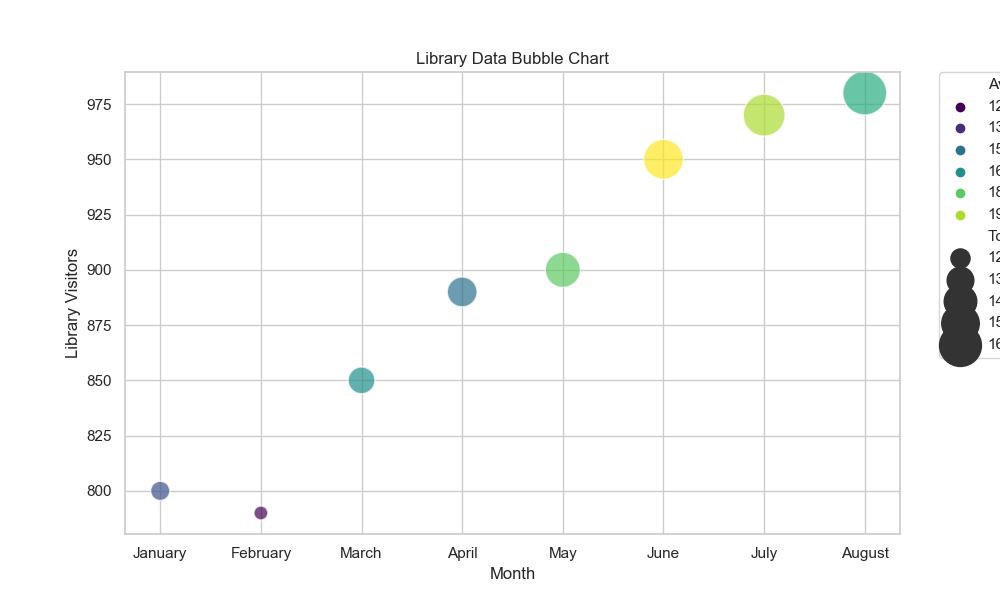

Write Python code to recreate this figure.

import seaborn as sns
import pandas as pd
import matplotlib.pyplot as plt

# Convert the chart table data into a pandas DataFrame
data = [
    {'Month': 'January', 'Total Books Borrowed': 1200, 'Library Visitors': 800, 'Average Borrowing Time (days)': 14},
    {'Month': 'February', 'Total Books Borrowed': 1150, 'Library Visitors': 790, 'Average Borrowing Time (days)': 12},
    {'Month': 'March', 'Total Books Borrowed': 1300, 'Library Visitors': 850, 'Average Borrowing Time (days)': 16},
    {'Month': 'April', 'Total Books Borrowed': 1350, 'Library Visitors': 890, 'Average Borrowing Time (days)': 15},
    {'Month': 'May', 'Total Books Borrowed': 1450, 'Library Visitors': 900, 'Average Borrowing Time (days)': 18},
    {'Month': 'June', 'Total Books Borrowed': 1550, 'Library Visitors': 950, 'Average Borrowing Time (days)': 20},
    {'Month': 'July', 'Total Books Borrowed': 1600, 'Library Visitors': 970, 'Average Borrowing Time (days)': 19},
    {'Month': 'August', 'Total Books Borrowed': 1650, 'Library Visitors': 980, 'Average Borrowing Time (days)': 17}
]
df = pd.DataFrame(data)

# Map month names to numbers for better plotting on the x-axis
month_to_num = {month: index for index, month in enumerate(['January', 'February', 'March', 'April', 'May', 'June', 'July', 'August'], start=1)}
df['Month_Num'] = df['Month'].map(month_to_num)

# Use Seaborn's scatterplot function to create a bubble chart
plt.figure(figsize=(10, 6))
bubble_chart = sns.scatterplot(
    data=df,
    x='Month_Num',
    y='Library Visitors',
    size='Total Books Borrowed',
    hue='Average Borrowing Time (days)',
    sizes=(100, 1000),  # Range of bubble sizes
    alpha=0.7,  # Transparency of bubbles
    palette='viridis'  # Color palette for different 'Average Borrowing Time (days)'
)

# Adjust legend to not overlap the bubbles
plt.legend(bbox_to_anchor=(1.05, 1), loc='upper left', borderaxespad=0)

# Adding customizations to the plot
bubble_chart.set_xticks(range(1, 9))  # Set x-axis ticks to match the number of months
bubble_chart.set_xticklabels(['January', 'February', 'March', 'April', 'May', 'June', 'July', 'August'])
plt.title('Library Data Bubble Chart')
plt.xlabel('Month')
plt.ylabel('Library Visitors')

# Show the plot
plt.show()
